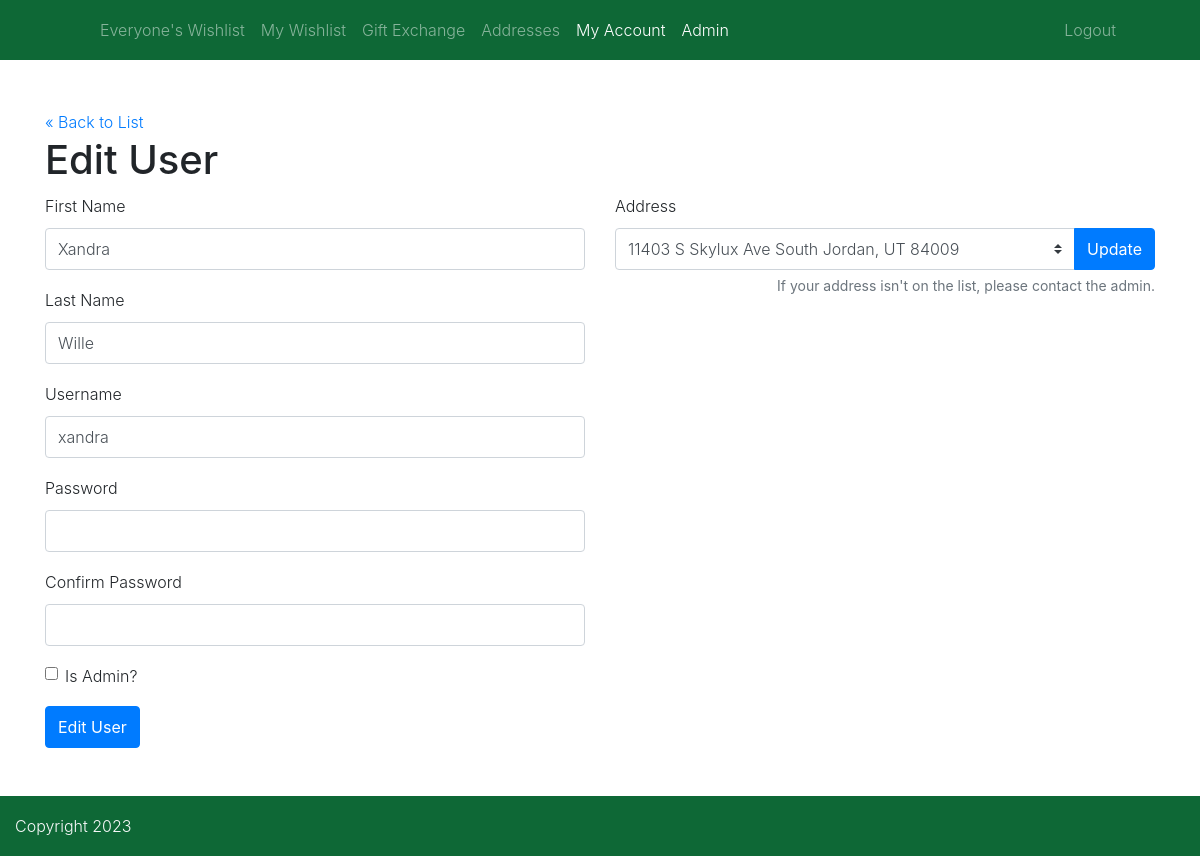
Page /users/edit.php?id=2 (signed in) on the committed database.
### tables this page shows
CREATE TABLE `users` (
  `id` int(11) NOT NULL,
  `first_name` varchar(255) DEFAULT NULL,
  `last_name` varchar(255) DEFAULT NULL,
  `family` int(11) DEFAULT NULL,
  `email` varchar(255) DEFAULT NULL,
  `username` varchar(255) DEFAULT NULL,
  `hashed_password` varchar(255) DEFAULT NULL,
  `type` tinyint(1) DEFAULT NULL,
  `is_admin` tinyint(1) DEFAULT NULL
);

### private/classes/databaseobject.class.php (called while the page is built, shortened)
<?php
class DatabaseObject
{
    protected static $database;
    protected static $table_name = "";
    public static function set_database($database)
    {
        self::$database = $database;
    }
    public static function find_by_sql($sql)
    {
        $result = self::$database->query($sql);
        $object_array = [];
        while ($record = $result->fetch_assoc()) {
            $object_array[] = static::instantiate($record);
        }
        return $object_array;
    }
    public static function find_all()
    {
        $sql = "SELECT * FROM " . static::$table_name;
        return static::find_by_sql($sql);
    }
    public static function find_by_id($id)
    {
        $sql = "SELECT * FROM " . static::$table_name . " ";
        $sql .= "WHERE id='" . self::$database->escape_string($id) . "'";
        $obj_array = static::find_by_sql($sql);
        if (!empty($obj_array)) {
            return array_shift($obj_array);
        } else {
            return false;
        }
    }
    protected static function instantiate($record)
    {
        $object = new static();
        foreach ($record as $property => $value) {
            if (property_exists($object, $property)) {
                $object->$property = $value;
            }
        }
        return $object;
    }
}

### private/functions.php (called while the page is built, shortened)
<?php
function h($string="")
{
    return htmlspecialchars($string);
}

### private/initialize.php (called while the page is built, shortened)
<?php
require_once('functions.php');
$session = new Session();
$admin = User::find_by_username($session->username);

### private/classes/session.class.php (called while the page is built, shortened)
<?php
class Session {
  private function check_stored_login() {
    if (isset($_SESSION['admin_id'])) {
      $this->username = $_SESSION['username'];
    }
  }
}
 ?>

### private/classes/user.class.php (called while the page is built, shortened)
<?php
class User extends DatabaseObject
{
    protected static $table_name = "users";
    protected $is_admin = false;
    public function __construct($args=[])
    {
        $this->is_admin = $args['is_admin'] ?? 0;
    }
    public static function find_by_username($username)
    {
        $sql = "SELECT * FROM " . static::$table_name . " ";
        $sql .= "WHERE username='" . self::$database->escape_string($username) . "'";
        $obj_array = static::find_by_sql($sql);
        if (!empty($obj_array)) {
            return array_shift($obj_array);
        } else {
            return false;
        }
    }
    public function is_admin()
    {
        if ($this->is_admin == 1) {
            return true;
        } else {
            return false;
        }
    }
}

### private/classes/address.class.php (called while the page is built, shortened)
<?php
class Address extends DatabaseObject
{
    protected static $meta_table_name = "address_meta";
    protected $address_id;
    public function __construct($args=[])
    {
        $this->address_id = $args['address_id'] ?? '';
    }
    public static function find_meta_by_user($user_id)
    {
        $sql = "SELECT * FROM " . static::$meta_table_name . " ";
        $sql .= "WHERE user_id=" . self::$database->escape_string($user_id) . "";
        $obj_array = static::find_by_sql($sql);
        if (!empty($obj_array)) {
            return array_shift($obj_array);
        } else {
            return false;
        }
    }
    public function address_id()
    {
        return $this->address_id;
    }
}

### html/users/address_fields.php (the view, shortened to what this page needs)
<?php
$addresses = Address::find_all();
?>
<label for="addressSelect">Address</label>
<div class="input-group">
	<select class="custom-select" id="addressSelect" name="address[address_id]">
		<?php foreach ($addresses as $a) { ?>
		<option value="<?php echo $a->id;?>" <?php if($address && $address->address_id() === $a->id) { echo 'selected'; } ?>>
			<?php echo $a->street . ' ' . $a->city . ', ' . $a->state . ' ' . $a->zip;?>
		</option>
		<?php } ?>
	</select>
	<div class="input-group-append">
		<button class="btn btn-primary" type="submit">Update</button>
	</div>
</div>
<small class="form-text text-muted text-right">If your address isn't on the list, please contact the admin.</small>

### html/users/form_fields.php (shortened to what this page needs)
<div class="form-group">
	<label for="inputFirstName">First Name</label>
	<input type="text" name="user[first_name]" class="form-control"
		value="<?php echo h($user->first_name); ?>"
		id="inputFirstName">
</div>
<div class="form-group">
	<label for="inputLastName">Last Name</label>
	<input type="text" name="user[last_name]" class="form-control"
		value="<?php echo h($user->last_name); ?>"
		id="inputLastName">
</div>
<div class="form-group">
	<label for="inputUsername">Username</label>
	<input type="text" name="user[username]" class="form-control"
		value="<?php echo h($user->username); ?>" id="inputUsername">
</div>
<div class="form-group">
	<label for="inputPassword">Password</label>
	<input type="password" name="user[password]" value="" class="form-control" id="inputPassword">
</div>
<div class="form-group">
	<label for="inputPasswordConfirm">Confirm Password</label>
	<input type="password" name="user[confirm_password]" value="" class="form-control" id="inputPasswordConfirm">
</div>
<?php if ($admin->is_admin()) { ?>
<div class="form-group form-check">
	<input type="checkbox" name="user[is_admin]" value="1" <?php if ($user->is_admin()) {
	    echo " checked";
	} ?>
	class="form-check-input" id="inputIsAdmin">
	<label class="form-check-label" for="inputIsAdmin">Is Admin?</label>
</div>
<?php } ?>

### rows in the picture
users: first_name "Xandra", last_name "Wille", username "xandra"

### other values in the picture
form field value "11403 S Skylux Ave South Jordan, UT 84009"
